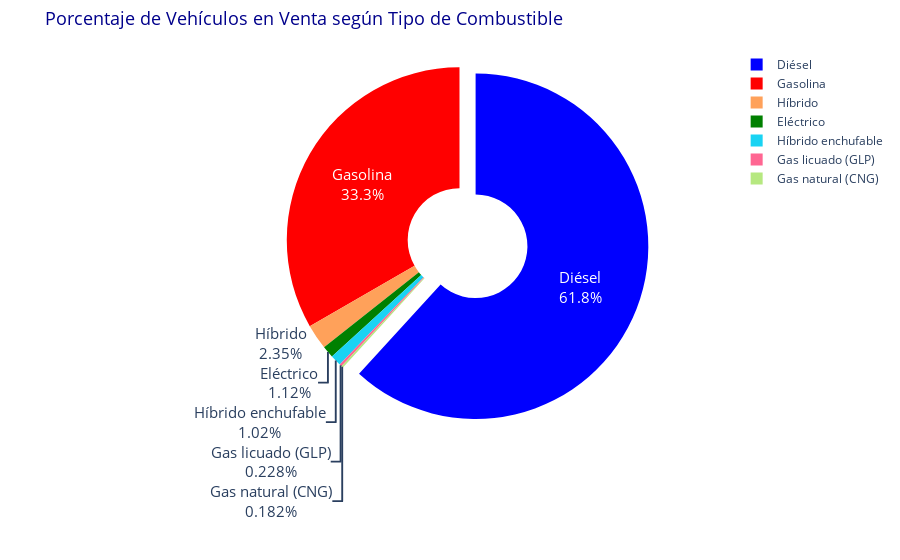

The notebook cell this image was saved under:
### Code cell
# Crear el gráfico de pastel
fig = px.pie(fuel_porcentajes_df, 
            values='porcentaje',  # Los valores que determinarán el tamaño de las porciones
            names='fuel',  # Las categorías que serán mostradas como etiquetas
            title='Porcentaje de Vehículos en Venta según Tipo de Combustible',  # Título descriptivo
            color='fuel',  # Colores asignados a cada categoría (combustible)
            color_discrete_map={'Eléctrico': 'green', 'Gasolina': 'red', 'Diésel': 'blue', 'CNG': 'orange'},  # Colores personalizados
            hole=0.3)  # Hacer el gráfico tipo donut para hacerlo más estético

# Agregar detalles al gráfico
fig.update_traces(textinfo='percent+label',  # Mostrar tanto el porcentaje como la etiqueta
                pull=[0.1, 0, 0, 0],  # Resaltar la categoría "Eléctrico" (por ejemplo) por medio de la opción "pull"
                textfont_size=15)  # Ajustar el tamaño del texto para mayor legibilidad

# Personalizar el diseño para hacerlo más atractivo
fig.update_layout(
    title_font_size=18,  # Tamaño de fuente más grande para el título
    title_font_color='darkblue',  # Color del título para mayor contraste
    margin=dict(t=50, b=50, l=50, r=50)  # Ajuste de márgenes para evitar que el gráfico se corte
)

# Mostrar el gráfico
fig.show()

### Figure 1 — Plotly figure (JSON) as saved in the notebook; plotly's stock layout.template omitted (floating-point values rounded to 4 significant figures)
{"data": [{"customdata": [["Diésel"], ["Gasolina"], ["Híbrido"], ["Eléctrico"], ["Híbrido enchufable"], ["Gas licuado (GLP)"], ["Gas natural (CNG)"]], "domain": {"x": [0, 1], "y": [0, 1]}, "hole": 0.3, "hovertemplate": "fuel=%{customdata[0]}<br>porcentaje=%{value}<extra></extra>", "labels": ["Diésel", "Gasolina", "Híbrido", "Eléctrico", "Híbrido enchufable", "Gas licuado (GLP)", "Gas natural (CNG)"], "legendgroup": "", "marker": {"colors": ["blue", "red", "#FFA15A", "green", "#19d3f3", "#FF6692", "#B6E880"]}, "name": "", "pull": [0.1, 0, 0, 0], "showlegend": true, "textfont": {"size": 15}, "textinfo": "percent+label", "type": "pie", "values": [61.79, 33.31, 2.35, 1.117, 1.025, 0.2282, 0.1822]}], "layout": {"legend": {"tracegroupgap": 0}, "margin": {"b": 50, "l": 50, "r": 50, "t": 50}, "title": {"font": {"color": "darkblue", "size": 18}, "text": "Porcentaje de Vehículos en Venta según Tipo de Combustible"}}}
